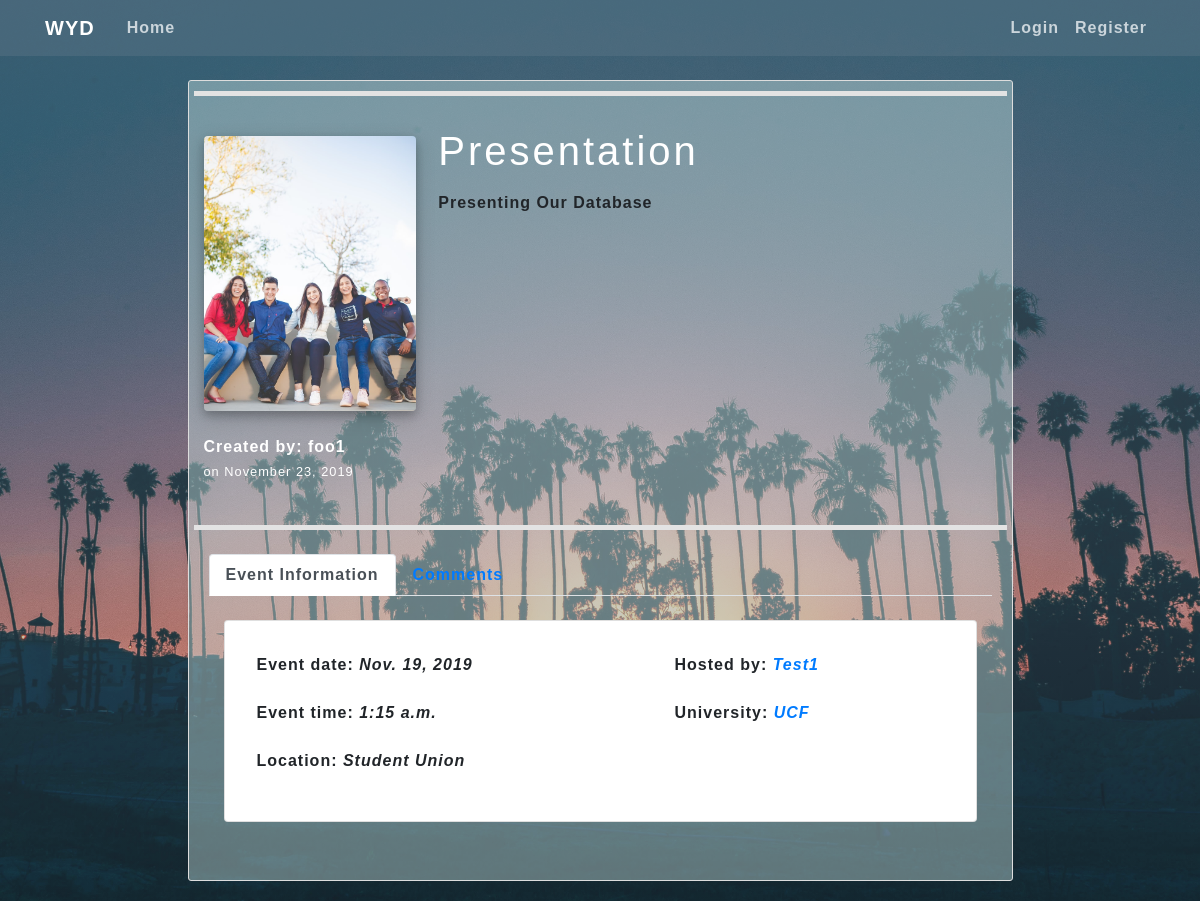
The page /event/1/ on the database its author committed.
### event/models.py (models this page shows, shortened)
class Event(models.Model):
    title = models.CharField(max_length=100)
    date = models.DateField()
    time = models.TimeField()
    description = models.TextField()
    host = models.ForeignKey(User, on_delete=models.CASCADE, null=True)
    university = models.ForeignKey(University, on_delete=models.CASCADE)
    public = models.BooleanField(default=False)
    rso = models.ForeignKey(RSO, on_delete=models.CASCADE, null=True, blank=True)
    place = models.ForeignKey(Location, on_delete=models.SET_NULL, null=True)
    coord = models.ForeignKey(Place, on_delete=models.SET_NULL, null=True)
    date_posted = models.DateTimeField(default=timezone.now, null=True)
    approved = models.BooleanField(default=False)

class Location(models.Model):
    name = models.CharField(max_length=100)
    description = models.TextField()

### rso/models.py (models this page shows)
class RSO(models.Model):
  name = models.CharField(max_length=75)
  admin = models.ForeignKey(User, on_delete=models.PROTECT, related_name='admin')
  members = models.ManyToManyField(to = User)
  description = models.TextField()
  university = models.ForeignKey(University, on_delete=models.CASCADE)
  approved = models.BooleanField()
  def __str__(self):
    return self.name

### university/models.py (models this page shows)
class University(models.Model):
  name = models.CharField(max_length=75)
  description = models.TextField()
  population = models.PositiveIntegerField()
  domain = models.CharField(max_length=50)
  def __str__(self):
    return self.name

### event/views.py (the view)
# urls.py: path('event/<int:pk>/', EventDetailView.as_view(), name='event-detail'),
class EventDetailView(DetailView):
    model = Event

### event/templates/event/event_detail.html (shortened to what this page needs)
{% extends "event/base.html" %}
{% block content %}
  <article class="content-section container">
        <div class="event-details row">
          <div class="media">
            <div class="event-metadata col-md-4.5">
              <img class="rounded event-img" src="../../media/group_sample.jpg">
              <p>
                  <br>
                  <a class="mr-2" href="{% url 'user-events' event.host.username %}" style="color:white">Created by: {{ object.host }}</a>
                  <br>
                  <small class="event-creation-date" style="color:white">on {{ object.date_posted|date:"F d, Y" }}</small>
              </p>
            </div>
            <div class="event-body col-md-7.5">
              <p>
                <h2 class="event-title" align="center" style="color: white; letter-spacing: 3px;">{{ object.title }}</h2>
              </p>
              <p class="event-content">{{ object.description }}</p>
            </div>
          </div>
        </div>
        <div class="event-details-bottom row">
          <ul class="nav nav-tabs">
            <li class="nav-item">
              <a class="nav-link active" data-toggle="pill" href="#eventInfo"> Event Information </a>
            </li>
            <li class="nav-item">
              <a class="nav-link" data-toggle="pill" href="#eventComments"> Comments </a>
            </li>
          </ul>
          <div class="tab-content">
            <div class="tab-pane container active" id="eventInfo">
                <div class="event-contact" id="eventInfo">
                  <div class="event-information">
                    <div class="card" width="300px">
                      <div class="card-body" align="center">
                        <table class="table table-md table-custom">
                          <tr>
                            <td>Event date: <i>{{ event.date }}</i></td>
                            {% if event.rso == None %}
                            <td>Hosted by: <i><a href="{% url 'university-events' event.university.id %}">{{ event.university }}</a></i></td>
                            {% else %}
                            <td>Hosted by: <i><a href="{% url 'rso-events' event.rso.id %}">{{ event.rso }}</a></i></td>
                            {% endif %}
                          </tr>
                          <tr>
                            <td>Event time: <i>{{ event.time }}</i></td>
                            <td>University: <i><a href="{% url 'university-events' event.university.id %}">{{ event.university }}</a></i></td>
                          </tr>
                            <td>Location: <i>{{ event.place.name }}</i></td>
                        </table>
                      </div>
                    </div>
                  </div>
                </div>
            </div>
          </div>
  </article>
{% endblock content %}

### event/static/event/main.css (style rules this page uses)
body { background-image: linear-gradient(rgba(95, 120, 138, 0.6), rgba(95, 120, 138, 0.2)), url('../../media/test_background.jpg'); background-repeat: no-repeat; background-size: cover; background-position: center center; background-attachment: fixed; margin-top: 5rem; font-family: helvetica; font-weight: 700; letter-spacing: 1px; }
h1, h2, h3, h4, h5, h6 { color: #444444; font-size: 40px; color: white; }
ul { margin: 0; }
.content-section { background-color: rgb(210, 238, 235, 0.4); padding: 10px 20px; border: 1px solid #dddddd; border-radius: 3px; margin-bottom: 20px; }
.event-details { padding: 10px; border-bottom: 5px solid #e3e3e3; border-top: 5px solid #e3e3e3; }
.event-metadata { margin-right: 16px; margin-bottom: 16px; margin-top: 30px; }
.event-img { max-height: 275px; max-width: 220px; object-fit: cover; box-shadow: 0 4px 8px 0 rgba(0, 0, 0, 0.2), 0 6px 20px 0 rgba(0, 0, 0, 0.19); }
.event-body { padding-top: 1px; margin-left: 6px; margin-top: 4px; }
.event-title { color: #444444; }
.event-content { white-space: pre-line; }
.event-contact, .event-details-bottom { margin-top: 2%; margin-bottom: 2%; padding-top: 5%; padding-right: 25%; padding-left: 25%; padding-bottom: 20px; display: inline; }
.table-custom td, .table-custom th, .table-custom tr { border: none; }

### rows shown on the page
Event: host "foo1", date_posted "November 23, 2019", title "Presentation", description "Presenting Our Database", date "Nov. 19, 2019", rso "Test1", time "1:15 a.m.", university "UCF", place.name "Student Union"
